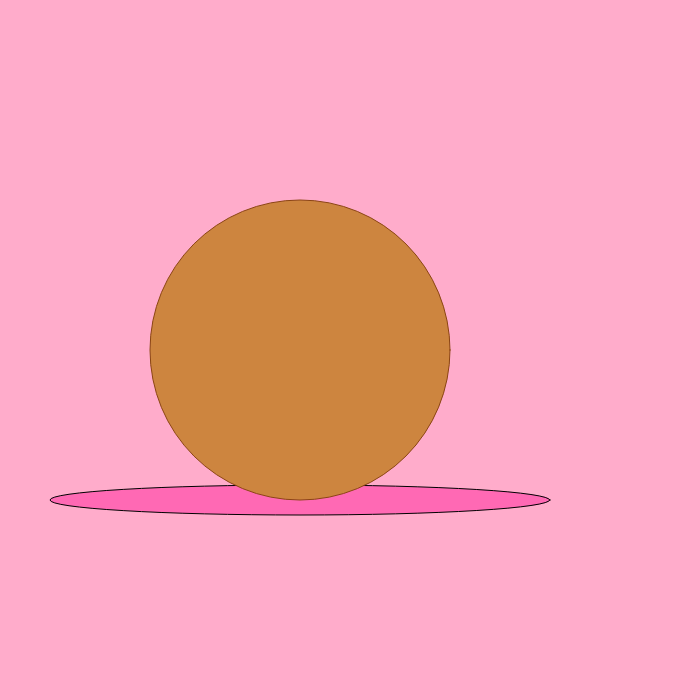
Frame 1 (no input)
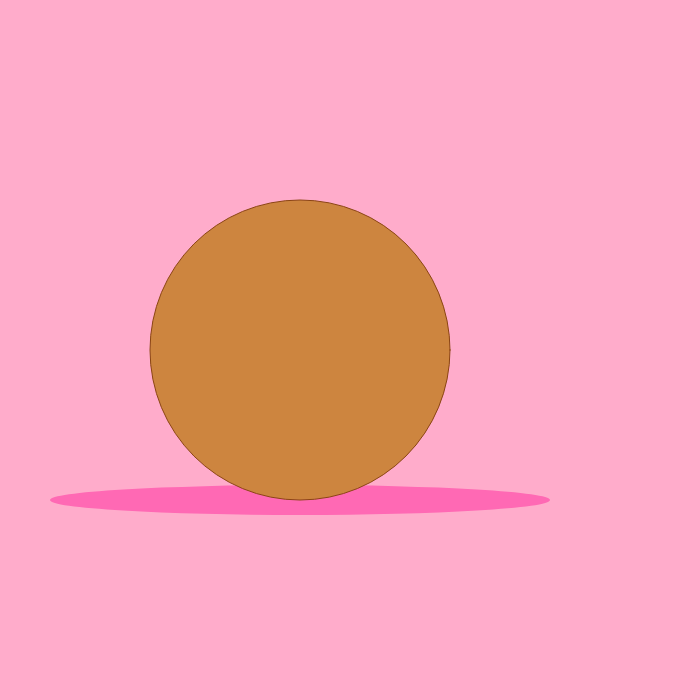
Frame 60 (no input)
Frame 120 (the mouse pressed at the canvas centre since frame 60): identical to frame 60, image omitted

The p5.js sketch that drew these frames (run headless with seeded random() and noise() and a simulated clock; from frame 60 on, the mouse is pressed at the canvas centre):

// p5.js sketch
// ── sketch.js
/* Journey Ford
"Cookie Chip Final"

Should be able to do when finished:
Move the plate back and forth with the left and
right arrow keys, 
*/

//chips in array, cookie in class
//looped color change of chips, key press to start and stop
//another key press to restart
//timer that triggers chip color, boolean code for timer, counter++
// modulo or framecount
//int count



let cookie;
// let chipSize = 30;
let lastColor = 0;
let interval = 1000; //for 1 second timer
let xMove = 0; //for plate
let timerOn = true
let chipColor = []; //chip color array

// //ellipse variables for plate, hold off for now
// let x = 0;
// //let y = 0;
// let xMove = 0;
// //let yMove = 0;
// let size = 30;



function setup()
{
  createCanvas(700, 700);  
  background(255,172,203);
  cookie = new Cookie(); //cookie class

  for (let i = 0; i<11; i++)
  {
    chipColor.push(randomColor()); //adds value to end of an array. extends length by one, p5.js
  }
}


function draw()
{
  background(255,172,203);
  
  //put cookie under plate
  fill(255,105,180);
  ellipse(xMove+300, 500, 500, 30); //plate centered with xMove, p5.js
  //cookie on top of plate
  stroke(139,69,19);
  fill(205,133,63);
  ellipse(xMove+300,350,300,300); //cookie will move with plate

  //movement key presses
  if (keyIsDown(LEFT_ARROW))
  {
    xMove--;
    print(xMove);
  }
  if (keyIsDown(RIGHT_ARROW))
  {
    xMove++;
  }

  //timer code
  if (timerOn && millis() - lastColor > interval)
  {
    updateChipColor(); //run in the draw loop and will update onstantly, p5.js
    lastColor = millis();
  }

  //drawing chips
  cookie.displayChips();
}

// cookie with chips(array) on it, but chips aren't showing??
class Cookie 
{
  constructor() 
  {
    this.x = 300;
    this.y = 350;
    this.size = 300;

    this.chipPosition =
    [
    ellipse(xMove + 70, 375, 30, 30),
    ellipse(xMove + 140, 450, 30, 30),
    ellipse(xMove + 170, 380, 30, 30),
    ellipse(xMove + 100, 480, 30, 30),
    ellipse(xMove + 80, 300, 30, 30),
    ellipse(xMove + 170, 480, 30, 30),
    ellipse(xMove - 130, 380, 30, 30),
    ellipse(xMove - 110, 450, 30, 30),
    ellipse(xMove - 40, 400, 30, 30),
    ellipse(xMove + 50, 490, 30, 30),
    ellipse(xMove + 40, 290, 30, 30)
    ];
  }

  displayChips() //showing each chip(but it's now displaying the chips)
  {
  noStroke();
  for (let i=0; i<this.chipPosition; i++) //loops chip placements
  {
    fill(chipColor[i]); //fills in with random colors assigned in the array for chips
    let x= xMove + this.x +this.chipPosition[i]; //x coordinate when moving 
    let y= this.y + this.chipPosition[i]; //y coodinate when moving
    ellipse(x, y, 30, 30);
  }
  
    //when r key is pressed, timer is on, if not pressed, it is off
    function keyPressed() 
    {
      if (key == "r" || key == "R")
      {
        timerOn = !timerOn;
        if(timerOn) //when restarted, color time will reset, insight from my friend
        {
          lastColor = millis();
        }
      }
    }
  }
}





function randomColor()
{
  return color(random(255),random(255),random(255)); //random colors, value is returned as value after loop, "The Coding Train"
}

function updateChipColor()
{
  for(let i=0;i<chipColor.length; i++)
  {
    chipColor[i] = randomColor();
  }
}
//if chip color timer doesn't work, might go back to drawing loop
//and allowing different colors to be used with each key press...
